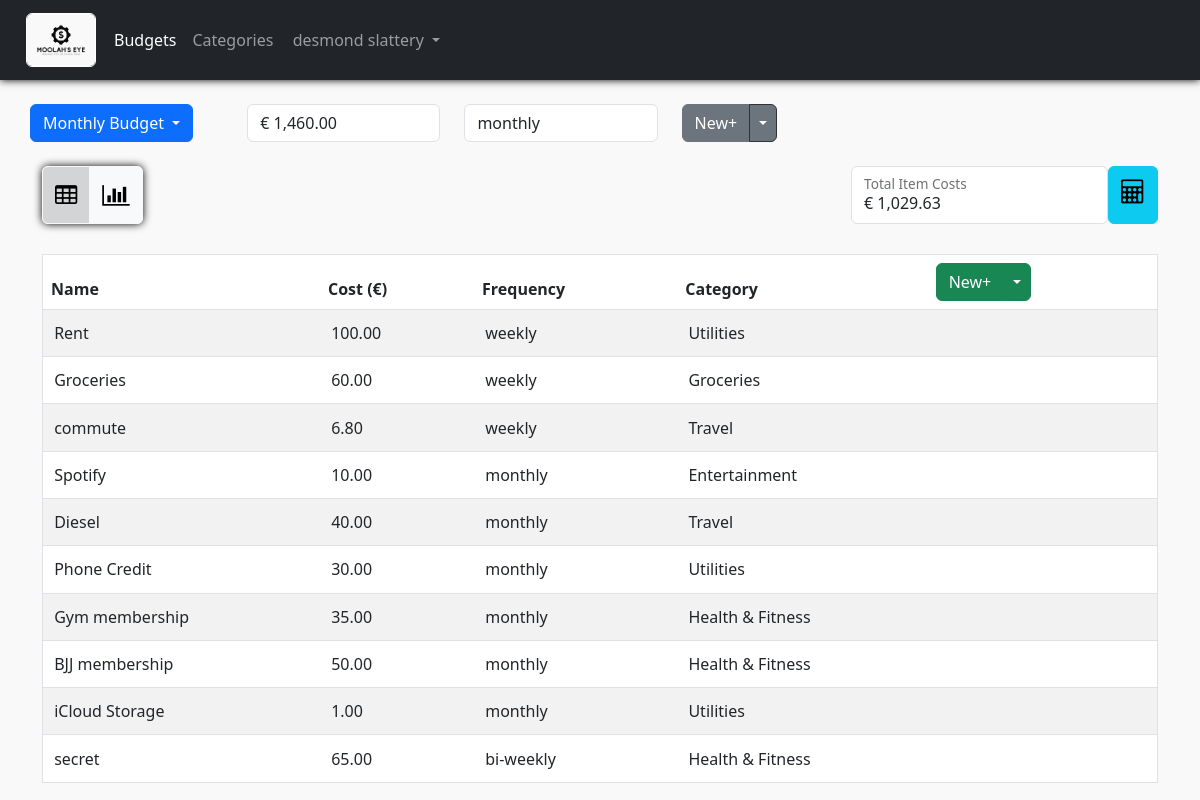
The page /dashboard/0 (signed in) on the database its author committed.
### main/models.py (models this page shows, shortened)
class User(AbstractBaseUser, PermissionsMixin):
    name = models.CharField(max_length=40, unique=True, null=False, blank=False)
    user_name = models.CharField(max_length=40, unique=True, null=False, blank=False)
    email = models.EmailField(null=False, blank=False, unique=True)
    password = models.CharField(max_length=150, null=False, blank=False)
    instantiated = models.BooleanField(null=False, default=False)
    is_staff = models.BooleanField(default=False)
    is_active = models.BooleanField(default=False)
    objects = CustomAccountManager()
    USERNAME_FIELD = 'email'
    REQUIRED_FIELDS = ['user_name', 'name','password']

class Budget(models.Model):
    frequencies = (
        (2, "weekly"),
        (3, "bi-weekly"),
        (4, "monthly")
    )
    user_id = models.ForeignKey(User, on_delete=models.CASCADE, default=None)
    name = models.CharField(max_length=40, default="New Budget", null=False, blank=False, unique=True)
    amount = models.FloatField(default=0.0, null=False, blank=False)
    frequency = models.IntegerField(null=False, default=7, choices=frequencies)
    def get_frequency(self, str_rep: bool = True) -> Union[int, str]:
        try:
            for freq in Budget.frequencies:
                if self.frequency in freq:
                    if str_rep:
                        return freq[1]
                    else:
                        return freq[0]
        except:
            pass
    def get_total_costs(self, frequency_filter=None) -> float:
        try:
            if not frequency_filter:
                frequency_filter = self.frequency
            return round(sum([item.get_item_cost(frequency_filter) for item in self.item_set.all()]), 2)
        except Exception as e:
            print("bang: ",e)
            return 0
    def get_categorical_breakdown(self):
        try:
            total = 0
            breakdown = {cat.name: {"cost": 0, "perc": 0} for cat in Category.objects.all()}
            for item in self.item_set.all():
                item_cost = item.get_item_cost()
                total += item_cost
                breakdown[item.category.name]["cost"] += item_cost
            other = self.amount - total
            if other:
                breakdown["Available"] = {
                    "cost": other,
                    "perc": 0
                }
            for cat in breakdown:
                breakdown[cat]["cost"] = round(breakdown[cat]["cost"], 2)
                breakdown[cat]["perc"] = round((breakdown[cat]["cost"] / self.amount) * 100, 2)
            print(breakdown)
            return breakdown
        except Exception as e:
            print("hmmm... ", e)
            pass
    def get_data_points(self):
        try:
            ret = {
                "Daily Costs": 0,
                "Weekly Costs": 0,
                "Monthly Costs": 0
            }
            items = self.item_set.all()
            if items:
                for item in items:
                    ret["Daily Costs"] += item.get_daily_cost()
                    ret["Weekly Costs"] += item.get_weekly_cost()
                    ret["Monthly Costs"] += item.get_monthly_cost()
                ret["Daily Costs"] = round(ret["Daily Costs"], 2)
                ret["Weekly Costs"] = round(ret["Weekly Costs"], 2)
                ret["Monthly Costs"] = round(ret["Monthly Costs"], 2)
            return ret
        except Exception as e:
            print(e)
            return ret

class Item(models.Model):
    frequencies = (
        (1, "daily"),
        (2, "weekly"),
        (3, "bi-weekly"),
        (4, "monthly")
    )
    budget_id = models.ForeignKey(Budget, on_delete=models.CASCADE)
    name = models.CharField(max_length=40, default="New Item", null=False, blank=False)
    cost = models.FloatField(default=0.0, null=False, blank=False)
    frequency = models.IntegerField(null=False, default=7, choices=frequencies)
    category = models.ForeignKey(Category, on_delete=models.SET_NULL, default=None, null=True)
    def get_frequency(self, str_rep: bool = True) -> Union[int, str]:
        try:
            for freq in Item.frequencies:
                if self.frequency in freq:
                    if str_rep:
                        return freq[1]
                    else:
                        return freq[0]
        except:
            pass
    def get_daily_cost(self) -> float:
        try:
            if self.frequency == 1:
                return self.cost
            elif self.frequency == 2:
                return self.cost / 7
            elif self.frequency == 3:
                return self.cost / 14
            elif self.frequency == 4:
                return (self.cost * 12) / 365
            else:
                return 0
        except:
            return 0
    def get_weekly_cost(self) -> float:
        try:
            if self.frequency == 1:
                return self.cost * 7
            elif self.frequency == 2:
                return self.cost
            elif self.frequency == 3:
                return self.cost / 2
            elif self.frequency == 4:
                return (self.cost * 12) / 52
            return 0
        except:
            return 0
    def get_monthly_cost(self) -> float:
        try:
            if self.frequency == 1:
                return (self.cost * 365) / 12
            elif self.frequency == 2:
                return (self.cost * 52) / 12
            elif self.frequency == 3:
                return (self.cost * 26) / 12
            elif self.frequency == 4:
                return self.cost
            return 0
        except:
            return 0
    def get_item_cost(self, frequency_filter=None):
        try:
            if not frequency_filter:
                frequency_filter = self.budget_id.frequency
            for freq in self.frequencies:
                if frequency_filter in freq:
                    if freq[1] == "daily":
                        return self.get_daily_cost()
                    elif freq[1] == "weekly":
                        return self.get_weekly_cost()
                    elif freq[1] == "bi-weekly":
                        return self.get_bi_weekly_cost()
                    elif freq[1] == "monthly":
                        return self.get_monthly_cost()
                    else:
                        return 0
        except:
            return 0

class Category(models.Model):
    name = models.CharField(max_length=40, default="New Category", null=False, blank=False, unique=True)

### main/views.py (the view)
# urls.py: path('dashboard/<int:id>', views.dashboard_view, name="dashboard_view"),
def dashboard_view(req, id=-0):
    budget = req.user.budget_set.filter(id=id).first()
    budgets = req.user.budget_set.exclude(id=id)
    if budget:
        items = budget.item_set.all()
        breakdown = budget.get_categorical_breakdown()
        data_points = budget.get_data_points()
        return render(
            req, "dashboard.html",
            {"budgets": budgets, "budget": budget,
             "items": items, "breakdown": breakdown,
             "data_points": data_points
            }
        )
    elif budgets:
        items = budgets[0].item_set.all()
        breakdown = budgets[0].get_categorical_breakdown()
        data_points = budgets[0].get_data_points()
        return render(
            req, "dashboard.html",
            {"budgets": budgets, "budget": budgets[0],
             "items": items, "data_points": data_points}
        )
    else:
        return redirect("new_budget_view")

### main/templates/dashboard.html (shortened to what this page needs)
{% extends 'index.html' %}
{% load static %}
{% block static_resources %}
<link rel="stylesheet" href="https://cdnjs.cloudflare.com/ajax/libs/font-awesome/4.7.0/css/font-awesome.min.css">
<link rel="stylesheet" type="text/css" href="{% static '/css/styles.css' %}"/>
{% endblock %}
{% load custom_filters %}
{% block content %}
    <div class="budget-details container">
        {% if budget_form %}
            <form class="budget-form" method="post" action="">
                {% csrf_token %}
                {{budget_form.user_id}}
                <div class="row g-2">
                    <div class="col-md">
                        <div class="form-floating">
                            {{budget_form.name}}
                            <label for="{{ budget_form.name.id_for_label }}">Name</label>
                        </div>
                    </div>
                    <div class="col-md">
                        <div class="form-floating">
                            {{budget_form.amount}}
                            <label for="{{ budget_form.amount.id_for_label }}">Amount</label>
                        </div>
                    </div>
                    <div class="col-md">
                        <div class="form-floating">
                            {{budget_form.frequency}}
                            <label for="{{ budget_form.freqeuency.id_for_label }}">Frequency</label>
                        </div>
                    </div>
                    <div class="col-md btn-group" role="group">
                        {% if budget %}
                            <a id="cancel_budget" class="hider"
                            href="{% url 'dashboard_view' id=budget.id %}"></a>
                        {% else %}
                            <a id="cancel_budget" class="hider"
                            href="{% url 'dashboard_view' id=0 %}"></a>
                        {% endif %}
                        <button id="btn_cancel_budget" type="button" class="btn btn-danger">Cancel</button>
                        <button id="btn_save_budget" type="submit" class="btn btn-success">Save</button>
                    </div>
                </div>
            </form>
        {% else %}
            <div class="budget-info row">
                <div class="col">
                    <div class="dropdown">
                        <button class="btn btn-primary dropdown-toggle" type="button" data-bs-toggle="dropdown" aria-expanded="false">
                          {{budget.name}}
                        </button>
                    </div>
                </div>
                <div class="col">
                    <input class="form-control" type="text" value= "€ {{budget.amount|format_float}}"
                    aria-label="readonly input example" readonly>
                </div>
                <div class="col">
                    <input class="form-control" type="text" value="{{budget.get_frequency}}"
                    aria-label="readonly input example" readonly>
                </div>
                <div class="col">
                    <div id="budget-buttons" class="btn-group">
                        <a id="btn_new_budget" type="button" class="btn btn-secondary" href="{% url 'new_budget_view'%}">New+</a>
                        <button type="button" class="btn btn-secondary dropdown-toggle dropdown-toggle-split btn-budget-dropdown" data-bs-toggle="dropdown" aria-expanded="false">
                        </button>
                    </div>
                </div>
            </div>
        {% endif %}
    </div>
    <div class="table-functionality container">
        <div class="table-functionality-buttons btn-group">
            <button id="table_item_view" class="btn btn-light items-view-chosen">
                <i class="fa fa-table"></i>
            </button>
            <button id="chart_item_view" class="btn btn-light">
                <i class="fa fa-bar-chart-o"></i>
            </button>
        </div>
        <div>
            <div class="costs-container">
                <div class="form-floating">
                    {% if budget %}
                        <input id="item_costs" class="form-control" type="text"
                        value="€ {{budget.get_total_costs|format_float}}" aria-label="readonly input example" readonly/>
                    {% else %}
                        <input id="item_costs" class="form-control" type="number"
                        value="0" aria-label="readonly input example" readonly/>
                    {% endif %}
                    <label for="item_costs">Total Item Costs</label>
                </div>
                {% if budget %}
                    <a type="button" href="{% url 'calculator_view' budget_id=budget.id %}" class="btn btn-info" id="calculator">
                        <i class="fa fa-calculator"></i>
                    </a>
                {% else %}
                    <button class="btn btn-info" id="calculator">
                        <i class="fa fa-calculator"></i>
                    </button>
                {% endif %}
            </div>
        </div>
    </div>
    <div class="items-container container">
        <table border="1 | 0" cellpadding="3" class="table table-striped items-table">
            <thead class="thead-light">
                <tr>
                    <th scope="col">Name</th>
                    <th scope="col">Cost (€)</th>
                    <th scope="col">Frequency</th>
                    <th scope="col">Category</th>
                    <th scope="col">
                        {% if budget %}
                            <div id="item-buttons" class="btn-group">
                                <a id="btn_new_item" class="btn btn-success" href = "{% url 'new_item_view' budget_id=budget.id %}">New+</a>
                                <button type="button" class="btn btn-success dropdown-toggle dropdown-toggle-split btn-item-dropdown" data-bs-toggle="dropdown" aria-expanded="false">
                                </button>
                            </div>
                        {% endif %}
                    </th>
                </tr>
            </thead>
            <tbody>
                {% if budget %}
                    {% for item in items %}
                        <tr>
                            <td>{{item.name}}</td>
                            <td>{{item.cost|format_float}}</td>
                            <td>{{item.get_frequency}}</td>
                            <td>{{item.category.name}}</td>
                            <td>
                            </td>
                        </tr>
                    {% endfor %}
                {% endif %}
            </tbody>
        </table>
    </div>
{% endblock %}

### main/templates/index.html (shortened to what this page needs)
{% extends 'base.html' %}
{% load static %}
{% block main %}
    <main id="bootstrap-override">
        <nav class="navbar navbar-dark navbar-expand-lg bg-dark sticky-top" data-bs-theme="dark">
            <div class="container-fluid">
                <a class="navbar-brand" href="#">
                    <img src="{% static 'images/logo.png' %}" id="logo" alt="Moolah's Eye Logo">
                </a>
              <div class="collapse navbar-collapse" id="navbarNavDropdown">
                <ul class="navbar-nav">
                  <li class="nav-item">
                    <a class="nav-link active" aria-current="page" href="#">Budgets</a>
                  </li>
                  <li class="nav-item">
                    <a class="nav-link" href="#">Categories</a>
                  </li>
                  <li class="nav-item dropdown logout-dropdown">
                    <a class="nav-link dropdown-toggle" href="#" role="button" data-bs-toggle="dropdown" aria-expanded="false">
                      {{user.name}}
                    </a>
                  </li>
                </ul>
              </div>
            </div>
          </nav>
        <div class="content">
            {% block content %}
            {% endblock %}
        </div>
    </main>
{% endblock %}

### rows shown on the page
User: name "desmond slattery"
Budget: name "Monthly Budget", amount "€ 1,460.00", get_frequency "monthly", get_total_costs "€ 1,029.63"
Item: name "Rent", cost "100.00", get_frequency "weekly", category.name "Utilities"
Item: name "Groceries", cost "60.00", get_frequency "weekly", category.name "Groceries"
Item: name "commute", cost "6.80", get_frequency "weekly", category.name "Travel"
Item: name "Spotify", cost "10.00", get_frequency "monthly", category.name "Entertainment"
Item: name "Diesel", cost "40.00", get_frequency "monthly", category.name "Travel"
Item: name "Phone Credit", cost "30.00", get_frequency "monthly", category.name "Utilities"
Item: name "Gym membership", cost "35.00", get_frequency "monthly", category.name "Health & Fitness"
Item: name "BJJ membership", cost "50.00", get_frequency "monthly", category.name "Health & Fitness"
Item: name "iCloud Storage", cost "1.00", get_frequency "monthly", category.name "Utilities"
Item: name "secret", cost "65.00", get_frequency "bi-weekly", category.name "Health & Fitness"
